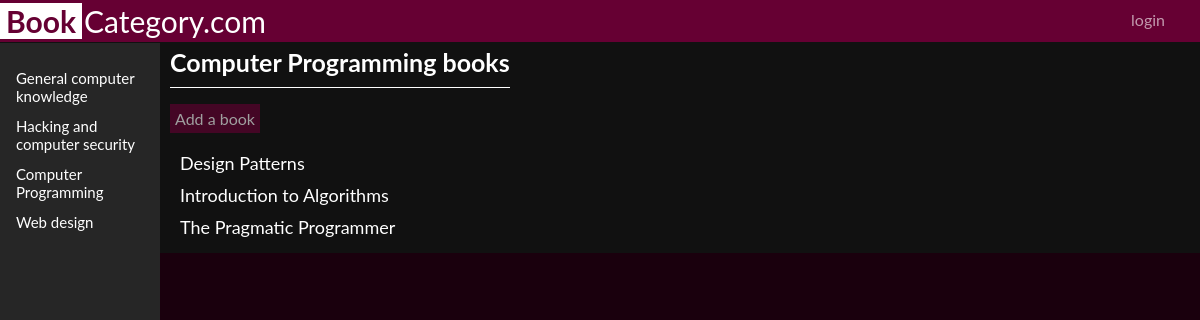
The app's page /catalog/3/books with its own data.
### database_setup.py (models this page shows, shortened)
class Category(Base):
    __tablename__ = 'category'
    id = Column(Integer, primary_key=True)
    name = Column(String(80), nullable=False)
    user_id = Column(Integer, ForeignKey('user.id'))
    user = relationship(User)

class Book(Base):
    __tablename__ = 'book'
    name = Column(String(80), nullable=False)
    description = Column(String(250))
    id = Column(Integer, primary_key=True)
    category_id = Column(Integer, ForeignKey('category.id'))
    category = relationship(Category)
    user_id = Column(Integer, ForeignKey('user.id'))
    user = relationship(User)

### item_catalog.py (the view)
@app.route('/catalog/<int:category_id>/books')
def showBooks(category_id):
    categories = session.query(Category).all()
    category = session.query(Category).filter_by(id=category_id).one()
    items = session.query(Book).filter_by(category_id=category_id).order_by(
                                                        asc(Book.name))
    return render_template('items.html', items=items,
                           categories=categories, category=category)

### templates/items.html (shortened to what this page needs)
<!DOCTYPE html>
<html lang="en">
<head>
  <link href="{{ url_for('static', filename='styles.css') }}" rel="stylesheet"/>
</head>
<body>
  <div class="header">
    <a href="/" style="text-decoration:none;color:white;"><span class="header-content"><strong>Book</strong>Category.com</span></a>
    {%if 'username' not in session%}
      <a href="/login"class="button" id="login-button">login</a>
      {%else%}
        <a href="/logout"class="button" id="login-button">logout</a>
      {%endif%}
  </div>
  <div class="sidenav">
    {% for category in categories %}
    <a href="{{url_for('showBooks', category_id = category.id)}}">{{category.name}}</a>
    {% endfor %}
  </div>
  <div class="main">
    <h2 class="title">{{category.name}} books</h2><br>
    <a class="button" id='add-button' href="{{url_for('newBook', category_id = category.id)}}"> Add a book</a><br><br>
    <div class="items">
      {%for item in items%}
      <div id="item-block">
        <a class="item" href="{{url_for('showBookInfo', category_id=category.id,item_id=item.id)}}">{{item.name}}</a><br>
      </div>
      {%endfor%}
    </div>
 </div>
</body>
</html>

### static/styles.css (style rules this page uses)
body { font-family: "Lato", sans-serif; margin-top: 0px; max-resolution: 0px; background-color: #1a000d; margin-right: 0px; margin-left: 0px; }
.header { position: fixed; top: 0; left: 0; width: 100%; margin-top: 0px; padding: 3px; padding-left: 0px; text-align: left; align-content: center; background: #660033; color: white; font-size: 30px; }
.header a { text-decoration:none; color:white }
.main { margin-top: 10px; padding-top: 37px; background-color: #111; padding-left: 170px; padding-bottom: 10px; color: white; }
.header-content strong { background-color: white; color: #660033; padding: 0px 6px; margin-right: 2px; }
.title { display: inline-block; color: white; font-size: 25px; margin-top: 0px; border-bottom: 1px solid white; padding-bottom:10px; text-decoration: none; font-weight: bold; }
.sidenav { height: 100%; width: 160px; position: fixed; z-index: 1; top: 1; left: 0; background-color: #262626; padding-top: 20px; margin: 33px 0px; }
.sidenav a { padding: 6px 8px 6px 16px; text-decoration: none; font-size: 15px; color: white; display: block; transition: 0.3s; }
.item { color: white; text-decoration: none; font-size: 18px; margin-bottom: 7px; transition: 0.3s; }
#item-block { padding: 5px 0px; }
#login-button { float: right; margin-right: 30px; margin-top: 1.6px; }
.button { background-color: #660033; border: none; margin-top: 10px; font-size: 16px; color: white; padding: 5px 5px; text-align: center; text-decoration: none; opacity: 0.6; transition: 0.3s; cursor: pointer }
.items { max-height: 100%; font-size: 13px; color: white; padding: 0px 10px; display: -webkit-flex; -webkit-flex-flow: column wrap; display: flex; flex-flow: column wrap; }

### records on screen
Category: name "General computer knowledge"
Category: name "Hacking and computer security"
Category: name "Computer Programming"
Category: name "Web design"
Book: name "Design Patterns"
Book: name "Introduction to Algorithms"
Book: name "The Pragmatic Programmer"
